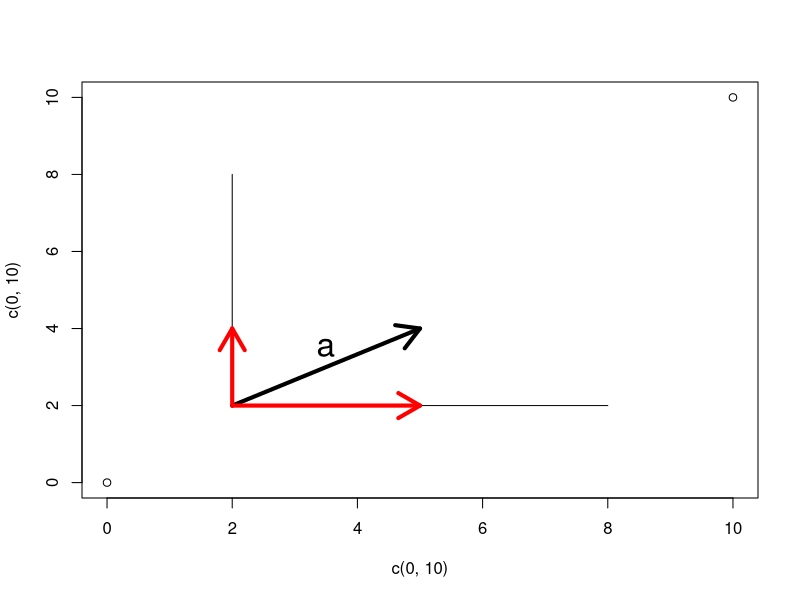

Here is the R script that generated this plot:
print('hola')

png(filename="vectores.png")
plot(c(0,10),c(0,10))
points(c(2,8), c(2,2), type='l')
points(c(2,2), c(2,8), type='l')
arrows(2,2,5,4, lwd=4)
text(3.5,3.5,'a', cex=2)
arrows(2,2,5,2, lwd=4, col='red')
arrows(2,2,2,4, lwd=4, col='red')
dev.off()

